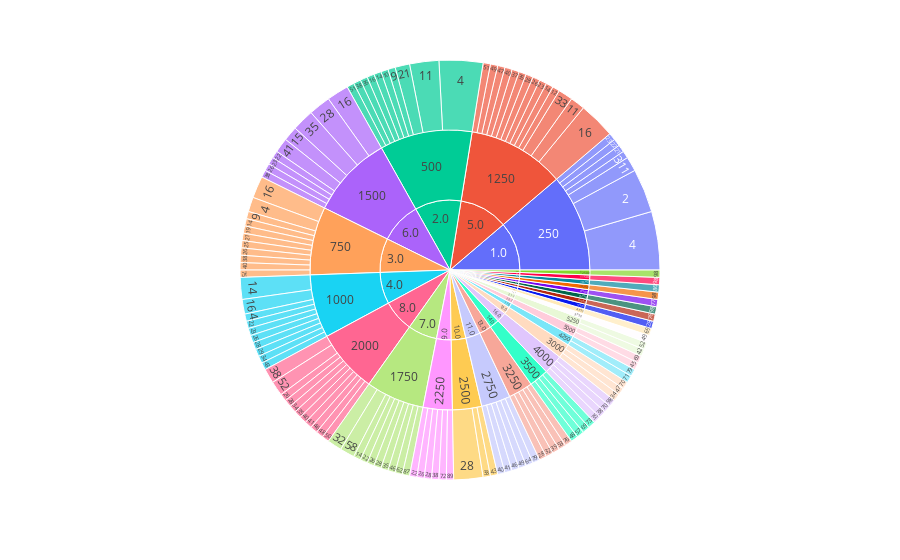

Notebook source saved alongside this figure:
### Code cell
fig = px.sunburst(Blood_denote, path=["Frequencytimes","Monetaryccblood","Timemonths"])
fig.show()

### Figure 1 — Plotly figure (JSON) as saved in the notebook; plotly's stock layout.template omitted (floating-point values rounded to 4 significant figures; data arrays with more than 128 entries replaced by an {"elided": "..."} marker saying what was removed)
{"data": [{"branchvalues": "total", "domain": {"x": [0, 1], "y": [0, 1]}, "hovertemplate": "labels=%{label}<br>count=%{value}<br>parent=%{parent}<br>id=%{id}<extra></extra>", "ids": {"elided": "185 str values"}, "labels": {"elided": "185 str values"}, "name": "", "parents": {"elided": "185 str values"}, "type": "sunburst", "values": {"elided": "185 int values"}}], "layout": {"legend": {"tracegroupgap": 0}, "margin": {"t": 60}}}
